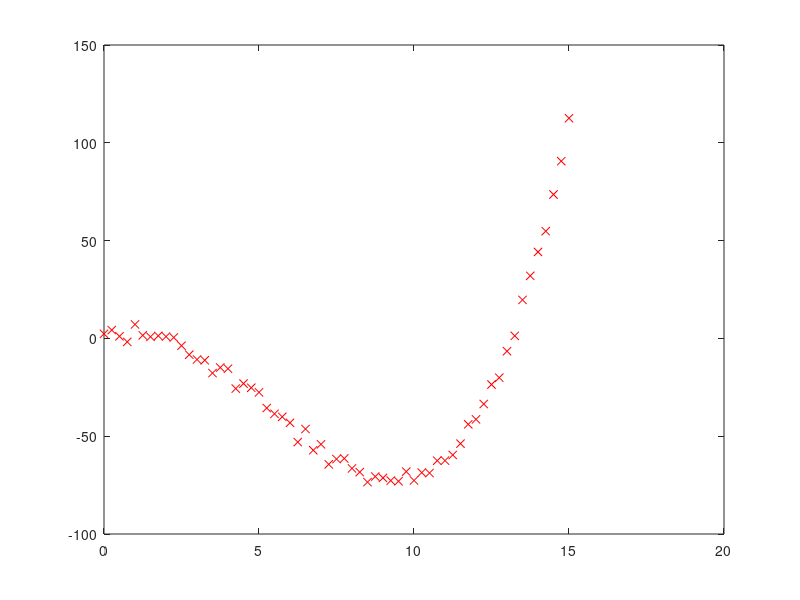

Write the MATLAB code that produced this figure. (Note: this script raises an error after producing the figure.)
% Ejercicio 4
% Estrategia Evolutiva: mu + 1

clear all; close all; clc;

load('data.mat');

[M,~] = size(xp);
G = 2000; % # de generaciones
mu = 100; % # de padres
D = 5; % Dimension de problema
w = zeros(1, D);
% Funciones
g = @(w) w(1) + xp* w(2) + xp.^2*w(3) + xp.^3*w(4) + xp.^4*w(5);
f = @(w) 1/(2*M)*sum((yp-g(w)).^2);

plot(xp(:),yp(:),'rx'); hold on;

% Inicializacion de vectores
x = zeros(D, mu+1);
sigma = zeros(D, mu+1);
fitness = zeros(1, mu+1);

% Limites
xl = -3;
xu = 2;

% Inicializacion aleatoria y fitness
for i=1:mu
    x(:,i) = xl + (xu - xl).*rand(D,1);
    sigma(:,i) = 0.2*rand(D,1);
    fitness(i) = f(x);
end

% Estrategia evolutiva
for t=1:G
    r1 = randi([1 mu]);
    r2 = r1;
    while r1==r2
        r2 = randi([1 mu]);
    end   
    x(:, mu + 1) = recombinacion(x(:, r1),x(:, r2));
    sigma(:, mu + 1) = recombinacion(sigma(:, r1),sigma(:, r2));
    r = normrnd(0, sigma(:, mu + 1),[D 1]);
    x(:,mu + 1) = x(:, mu+1) + r;
    fitness(mu + 1) = f(x(:, mu+1));
    [~, I] = sort(fitness);
    x = x(:, I);
    sigma = sigma(:, I);
    fitness = fitness(I);
end

% Buscar minimo
[~, I] = min(fitness);
w(1) = x(1, I); 
w(2)=x(2, I); 
w(3)=x(3, I); 
w(4)=x(4, I); 
w(5)=x(5, I);

% Plotear solucion
x = min(xp):0.01:max(xp);
y = w(1) + x*w(2) + x.^2*w(3) + x.^3*w(4) + x.^4*w(5);
plot(x,y);

% Recombinacion sexual intermedia
function y = recombinacion(x1, x2)
    y = 0.5*(x1 + x2);
end


